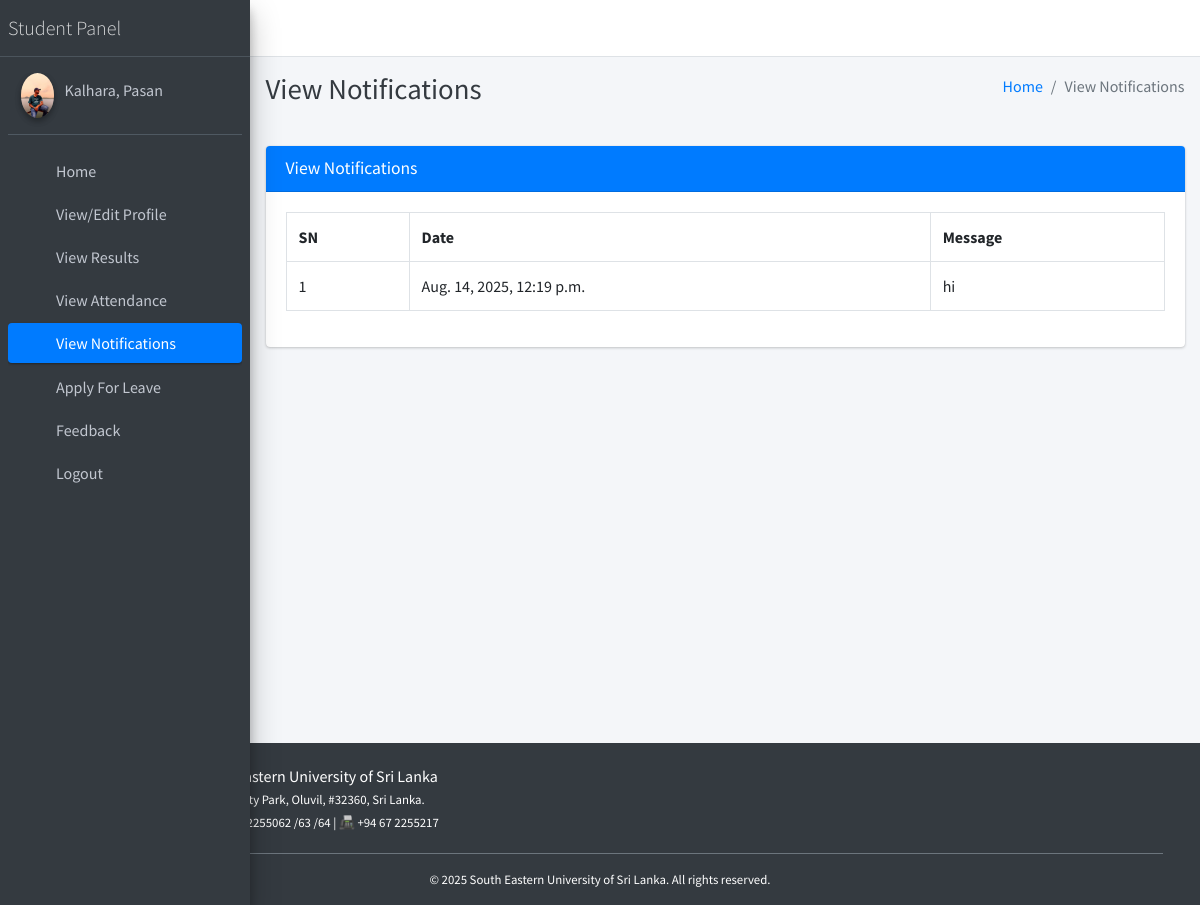
Page /student/view/notification/ (signed in) on the committed database.
### main_app/models.py (models this page shows)
class CustomUser(AbstractUser):
    USER_TYPE = ((1, "HOD"), (2, "Staff"), (3, "Student"))
    GENDER = [("M", "Male"), ("F", "Female")]
    username = None  # Removed username, using email instead
    email = models.EmailField(unique=True)
    user_type = models.CharField(default=1, choices=USER_TYPE, max_length=1)
    gender = models.CharField(max_length=1, choices=GENDER)
    profile_pic = models.ImageField()
    address = models.TextField()
    fcm_token = models.TextField(default="")  # For firebase notifications
    created_at = models.DateTimeField(auto_now_add=True)
    updated_at = models.DateTimeField(auto_now=True)
    USERNAME_FIELD = "email"
    REQUIRED_FIELDS = []
    objects = CustomUserManager()
    def __str__(self):
        return self.last_name + ", " + self.first_name

class NotificationStudent(models.Model):
    student = models.ForeignKey(Student, on_delete=models.CASCADE)
    message = models.TextField()
    created_at = models.DateTimeField(auto_now_add=True)
    updated_at = models.DateTimeField(auto_now=True)

### main_app/student_views.py (the view)
# urls.py: path("student/view/notification/", student_views.student_view_notification,
def student_view_notification(request):
    student = get_object_or_404(Student, admin=request.user)
    notifications = NotificationStudent.objects.filter(student=student)
    context = {
        'notifications': notifications,
        'page_title': "View Notifications"
    }
    return render(request, "student_template/student_view_notification.html", context)

### main_app/templates/student_template/student_view_notification.html
{% extends 'main_app/base.html' %}
{% load static %}
{% block page_title %}{{page_title}}{% endblock page_title %}
{% block content %}
<section class="content">
    <div class="container-fluid">
        <div class="row">
            <div class="col-md-12">
                <div class="card card-primary">
                    <div class="card-header">
                        <h3 class="card-title">{{page_title}}</h3>
                    </div>
                    <div class="card-body">
                        <div class="form-group table">
              <table class="table table-bordered">
                  <tr>
                      <th>SN</th>
                      <th>Date</th>
                      <th>Message</th>
                  </tr>
                  {% for notification in  notifications %}
                    <tr>
                        <td>{{forloop.counter}}</td>
                        <td>{{notification.created_at}}</td>
                        <td>{{notification.message}}</td>
                    </tr>
                  {% endfor %}
              </table>
                        </div>
                    </div>
            </div>
        </div>
    </div>
</section>
{% endblock content %}

### main_app/templates/main_app/sidebar_template.html (shortened to what this page needs)
{% load static %}
<aside class="main-sidebar sidebar-dark-primary elevation-4">
{% if request.user.user_type == '1' %}
    <a href="{% url 'admin_home' %}" class="brand-link">
        <span class="brand-text font-weight-light">Admin Panel</span>
    </a>
    <div class="sidebar">
        <div class="user-panel mt-3 pb-3 mb-3 d-flex">
            <div class="image">
                <img src="{{ request.user.profile_pic }}" class="img-circle elevation-2" alt="User Image">
            </div>
            <div class="info">
                <a href="#" class="d-block">{{ user }}</a>
            </div>
        </div>
        <nav class="mt-2">
            <ul class="nav nav-pills nav-sidebar flex-column" role="menu">
                <li class="nav-item">
                    {% url 'admin_home' as admin_home %}
                    <a href="{{ admin_home }}" class="nav-link {% if admin_home == request.path %} active {% endif %}">
                        <i class="nav-icon fas fa-tachometer-alt"></i>
                        <p>Home</p>
                    </a>
                </li>
                <li class="nav-item">
                    {% url 'admin_view_profile' as admin_view_profile %}
                    <a href="{{ admin_view_profile }}" class="nav-link {% if admin_view_profile == request.path %} active {% endif %}">
                        <i class="nav-icon fas fa-user-cog"></i>
                        <p>View/Edit Profile</p>
                    </a>
                </li>
                <li class="nav-item">
                    {% url 'admin_notify_staff' as admin_notify_staff %}
                    <a href="{{ admin_notify_staff }}" class="nav-link {% if admin_notify_staff == request.path %} active {% endif %}">
                        <i class="nav-icon fas fa-bullhorn"></i>
                        <p>Notify Staff</p>
                    </a>
                </li>
                <li class="nav-item">
                    {% url 'admin_notify_student' as admin_notify_student %}
                    <a href="{{ admin_notify_student }}" class="nav-link {% if admin_notify_student == request.path %} active {% endif %}">
                        <i class="nav-icon fas fa-bullhorn"></i>
                        <p>Notify Student</p>
                    </a>
                </li>
                <li class="nav-item">
                    {% url 'add_staff' as add_staff %}
                    <a href="{{ add_staff }}" class="nav-link {% if add_staff == request.path %} active {% endif %}">
                        <i class="nav-icon fas fa-user-plus"></i>
                        <p>Add Staff</p>
                    </a>
                </li>
                <li class="nav-item">
                    {% url 'manage_staff' as manage_staff %}
                    {% url 'edit_staff' staff_id as edit_staff %}
                    <a href="{{ manage_staff }}" class="nav-link {% if manage_staff == request.path or request.path == edit_staff %} active {% endif %}">
                        <i class="nav-icon fas fa-users"></i>
                        <p>Manage Staff</p>
                    </a>
                </li>
                <li class="nav-item">
                    {% url 'add_student' as add_student %}
                    <a href="{{ add_student }}" class="nav-link {% if add_student == request.path %} active {% endif %}">
                        <i class="nav-icon fas fa-user-graduate"></i>
                        <p>Add Student</p>
                    </a>
                </li>
                <li class="nav-item">
                    {% url 'manage_student' as manage_student %}
                    {% url 'edit_student' student_id as edit_student %}
                    <a href="{{ manage_student }}" class="nav-link {% if edit_student == request.path or manage_student == request.path %} active {% endif %}">
                        <i class="nav-icon fas fa-users"></i>
                        <p>Manage Student</p>
                    </a>
                </li>
                <li class="nav-item">
                    {% url 'add_course' as add_course %}
                    <a href="{{ add_course }}" class="nav-link {% if add_course == request.path %} active {% endif %}">
                        <i class="nav-icon fas fa-book"></i>
                        <p>Add Course</p>
                    </a>
                </li>
                <li class="nav-item">
                    {% url 'manage_course' as manage_course %}
                    {% url 'edit_course' course_id as edit_course %}
                    <a href="{{ manage_course }}" class="nav-link {% if edit_course == request.path or manage_course == request.path %} active {% endif %}">
                        <i class="nav-icon fas fa-book-open"></i>
                        <p>Manage Course</p>
                    </a>
                </li>
                <li class="nav-item">
                    {% url 'add_subject' as add_subject %}
                    <a href="{{ add_subject }}" class="nav-link {% if add_subject == request.path %} active {% endif %}">
                        <i class="nav-icon fas fa-chalkboard-teacher"></i>
                        <p>Add Subject</p>
                    </a>
                </li>
                <li class="nav-item">
                    {% url 'manage_subject' as manage_subject %}
                    {% url 'edit_subject' subject_id as edit_subject %}
                    <a href="{{ manage_subject }}" class="nav-link {% if edit_subject == request.path or manage_subject == request.path %} active {% endif %}">
                        <i class="nav-icon fas fa-book-reader"></i>
                        <p>Manage Subject</p>
                    </a>
                </li>
                <li class="nav-item">
                    {% url 'add_session' as add_session %}
                    <a href="{{ add_session }}" class="nav-link {% if add_session == request.path %} active {% endif %}">
                        <i class="nav-icon fas fa-calendar-plus"></i>
                        <p>Add Session</p>
                    </a>
                </li>
                <li class="nav-item">
                    {% url 'manage_session' as manage_session %}
                    {% url 'edit_session' session_id as edit_session %}
                    <a href="{{ manage_session }}" class="nav-link {% if edit_session == request.path or manage_session == request.path %} active {% endif %}">
                        <i class="nav-icon fas fa-calendar-alt"></i>
                        <p>Manage Session</p>
                    </a>
                </li>
                <li class="nav-item">
                    {% url 'admin_view_attendance' as admin_view_attendance %}
                    <a href="{{ admin_view_attendance }}" class="nav-link {% if admin_view_attendance == request.path %} active {% endif %}">
                        <i class="nav-icon fas fa-clipboard-list"></i>
                        <p>View Attendance</p>
                    </a>
                </li>
                <li class="nav-item">
                    {% url 'student_feedback_message' as student_feedback_message %}
                    <a href="{{ student_feedback_message }}" class="nav-link {% if student_feedback_message == request.path %} active {% endif %}">
                        <i class="nav-icon fas fa-comment-dots"></i>
                        <p>Student Feedback</p>
                    </a>
                </li>
                <li class="nav-item">
                    {% url 'staff_feedback_message' as staff_feedback_message %}
                    <a href="{{ staff_feedback_message }}" class="nav-link {% if staff_feedback_message == request.path %} active {% endif %}">
                        <i class="nav-icon fas fa-comments"></i>
                        <p>Staff Feedback</p>
                    </a>
                </li>
                <li class="nav-item">
                    {% url 'view_staff_leave' as view_staff_leave %}
                    <a href="{{ view_staff_leave }}" class="nav-link {% if view_staff_leave == request.path %} active {% endif %}">
                        <i class="nav-icon fas fa-user-clock"></i>
                        <p>Staff Leave</p>
                    </a>
                </li>
                <li class="nav-item">
                    {% url 'view_student_leave' as view_student_leave %}
                    <a href="{{ view_student_leave }}" class="nav-link {% if view_student_leave == request.path %} active {% endif %}">
                        <i class="nav-icon fas fa-user-clock"></i>
                        <p>Student Leave</p>
                    </a>
                </li>
{% else %}
    <a href="" class="brand-link">
        <span class="brand-text font-weight-light">Student Panel</span>
    </a>
    <div class="sidebar">
        <div class="user-panel mt-3 pb-3 mb-3 d-flex">
            <div class="image">
                <img src="{{ request.user.profile_pic }}" class="img-circle elevation-2" alt="User Image">
            </div>
            <div class="info">
                <a href="#" class="d-block">{{ user }}</a>
            </div>
        </div>
        <nav class="mt-2">
            <ul class="nav nav-pills nav-sidebar flex-column">
                <li class="nav-item">
                    {% url 'student_home' as student_home %}
                    <a href="{{ student_home }}" class="nav-link {% if student_home == request.path %} active {% endif %}">
                        <i class="nav-icon fas fa-tachometer-alt"></i>
                        <p>Home</p>
                    </a>
                </li>
                <li class="nav-item">
                    {% url 'student_view_profile' as student_view_profile %}
                    <a href="{{ student_view_profile }}" class="nav-link {% if student_view_profile == request.path %} active {% endif %}">
                        <i class="nav-icon fas fa-user"></i>
                        <p>View/Edit Profile</p>
                    </a>
                </li>
                <li class="nav-item">
                    {% url 'student_view_result' as student_view_result %}
                    <a href="{% url 'student_view_result' %}" class="nav-link {% if student_view_result == request.path %} active {% endif %}">
                        <i class="nav-icon fas fa-poll"></i>
                        <p>View Results</p>
                    </a>
                </li>
                <li class="nav-item">
                    {% url 'student_view_attendance' as student_view_attendance %}
                    <a href="{{ student_view_attendance }}" class="nav-link {% if student_view_attendance == request.path %} active {% endif %}">
                        <i class="nav-icon fas fa-clipboard-list"></i>
                        <p>View Attendance</p>
                    </a>
                </li>
                <li class="nav-item">
                    {% url 'student_view_notification' as student_view_notification %}
                    <a href="{{ student_view_notification }}" class="nav-link {% if student_view_notification == request.path %} active {% endif %}">
                        <i class="nav-icon fas fa-bell"></i>
                        <p>View Notifications</p>
                    </a>
                </li>
                <li class="nav-item">
                    {% url 'student_apply_leave' as student_apply_leave %}
                    <a href="{{ student_apply_leave }}" class="nav-link {% if student_apply_leave == request.path %} active {% endif %}">
                        <i class="nav-icon fas fa-paper-plane"></i>
                        <p>Apply For Leave</p>
                    </a>
                </li>
                <li class="nav-item">
                    {% url 'student_feedback' as student_feedback %}
                    <a href="{{ student_feedback }}" class="nav-link {% if student_feedback == request.path %} active {% endif %}">
                        <i class="nav-icon fas fa-comment-dots"></i>
                        <p>Feedback</p>
                    </a>
                </li>
{% endif %}
<li class="nav-item">
    <a href="{% url 'user_logout' %}" onclick="return confirm('Your session would be terminated.\n\nProceed?')" class="nav-link">
        <i class="nav-icon fas fa-sign-out-alt"></i>
        <p>Logout</p>
    </a>
</li>
</ul>
</nav>
</div>
</aside>

### rows in the picture
CustomUser: user.profile_pic (picture), last_name+first_name "Kalhara, Pasan"
NotificationStudent: created_at "Aug. 14, 2025, 12:19 p.m.", message "hi"

### other values in the picture
{{ page_title }} "View Notifications"
